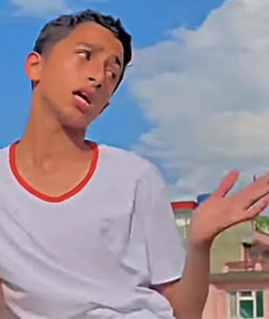
#> input picture image.png, 269 x 319 px
$ python CircleDraw.py
#> lines starting #> are read from the running program, lines starting #| are printed output that depends on the picture; after the words box and inside, x2 and y2 are one past the last pixel; in counts of white or black regions, pixels touching at a corner belong together
#cv2.circle(img,center,radius,color,thickness)
import cv2

# Read the image
img = cv2.imread("image.png")
#> img is the input picture: shape (319, 269, 3); mean B, G, R 157.3, 146, 154.8

# Copy for different examples
circle1 = img.copy()
circle2 = img.copy()

# Circle with border only
cv2.circle(circle1, (150, 150), 50, (0, 255, 0), 3)
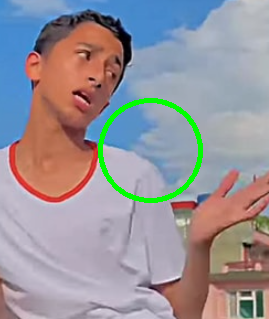
#> circle1: shape (319, 269, 3); 1.85% of pixels changed, all inside (x1, y1, x2, y2) = (98, 98, 203, 203)

# Filled circle
cv2.circle(circle2, (100, 200), 80, (255, 0, 0), -1)
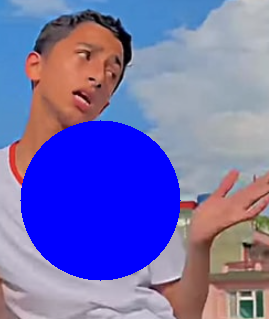
#> circle2: shape (319, 269, 3); mean B, G, R 177.7, 109.4, 114.2

# Show results
cv2.imshow("Circle with Border", circle1)
cv2.imshow("Filled Circle", circle2)

cv2.waitKey(0)
cv2.destroyAllWindows()

$ run again, with person.png copied over image.png
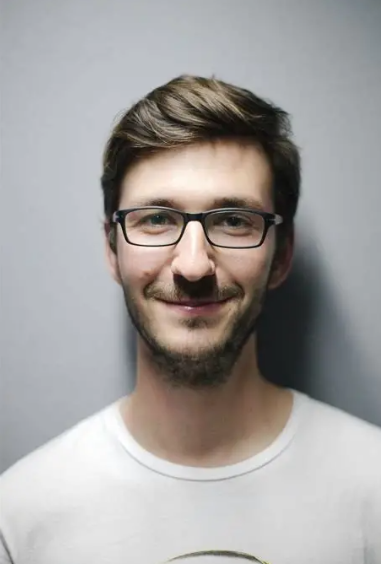
#> input picture person.png, 381 x 564 px
#> img is the input picture: shape (564, 381, 3); mean B, G, R 158.4, 159.9, 162.9
#> `cv2.circle(circle1, (150, 150), 50, (0, 255, 0), 3)`:
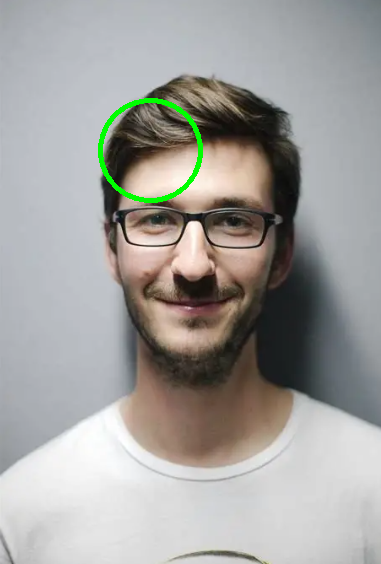
#> circle1: shape (564, 381, 3); 0.74% of pixels changed, all inside (x1, y1, x2, y2) = (98, 98, 203, 203)
#> `cv2.circle(circle2, (100, 200), 80, (255, 0, 0), -1)`:
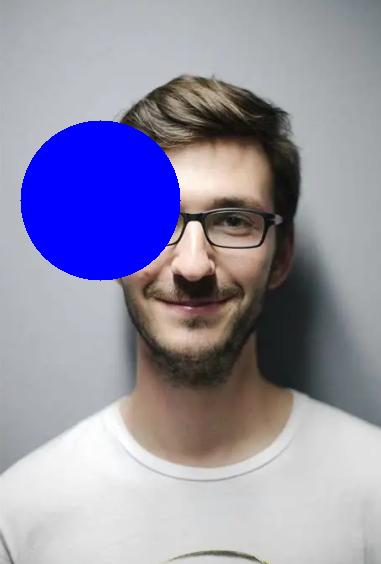
#> circle2: shape (564, 381, 3); 9.35% of pixels changed, all inside (x1, y1, x2, y2) = (20, 120, 181, 281)
